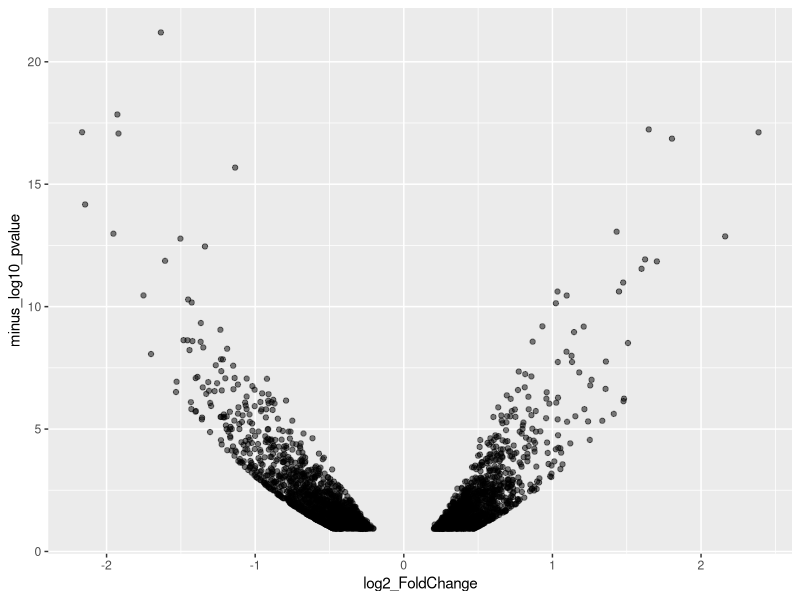
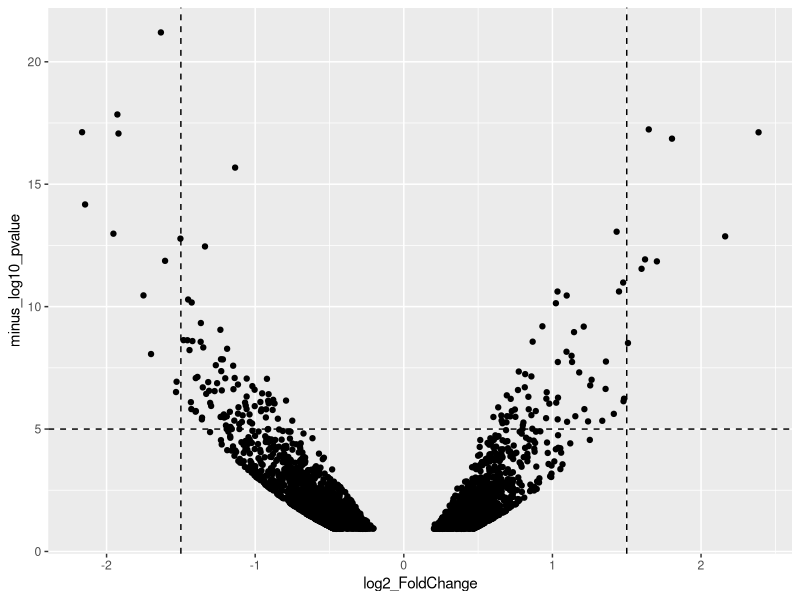
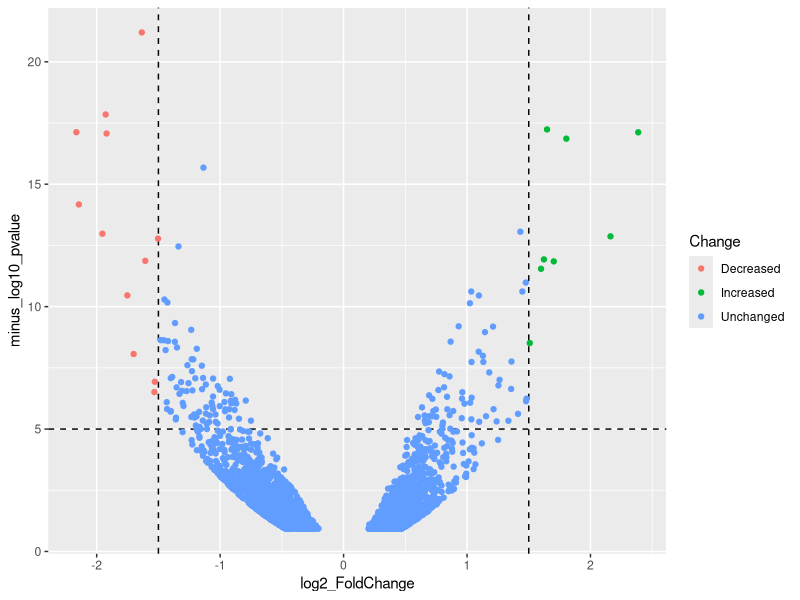
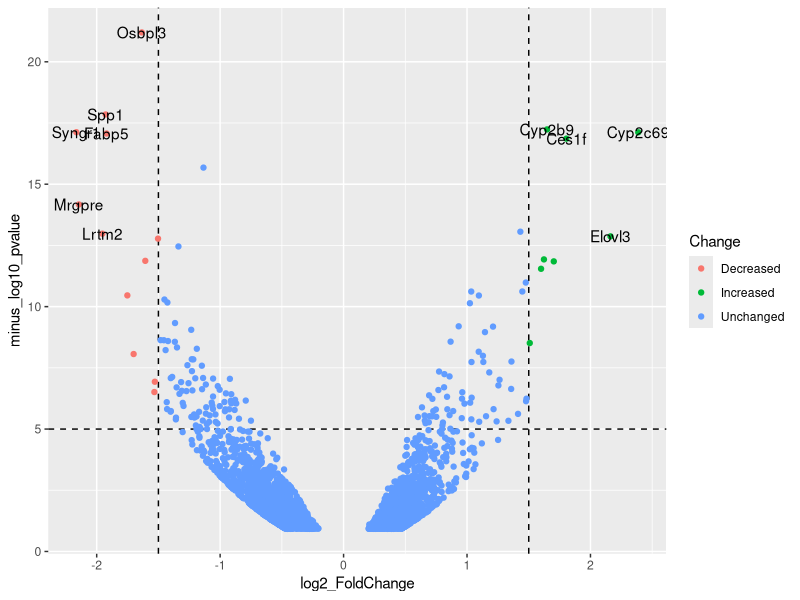
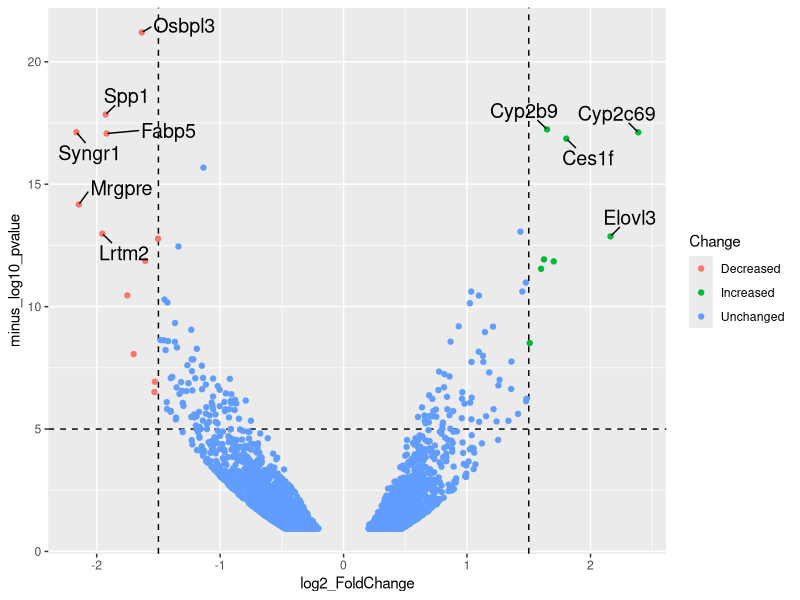
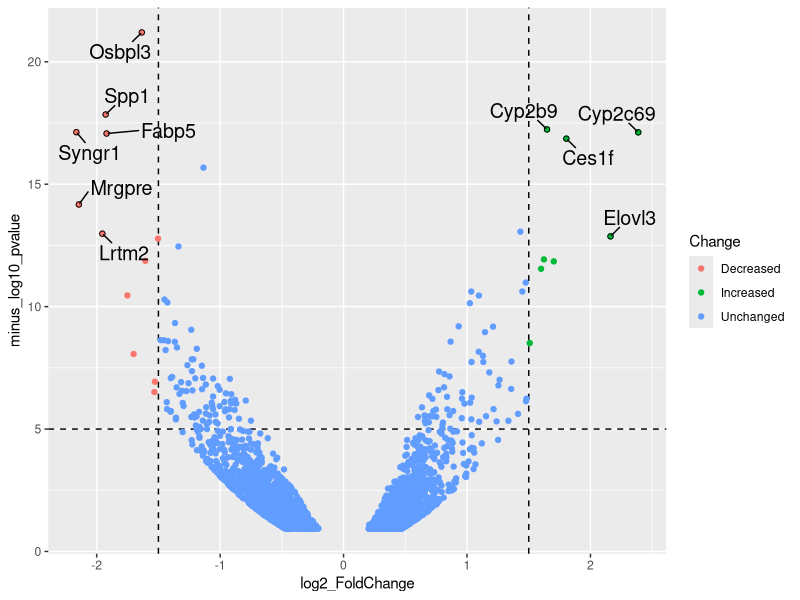
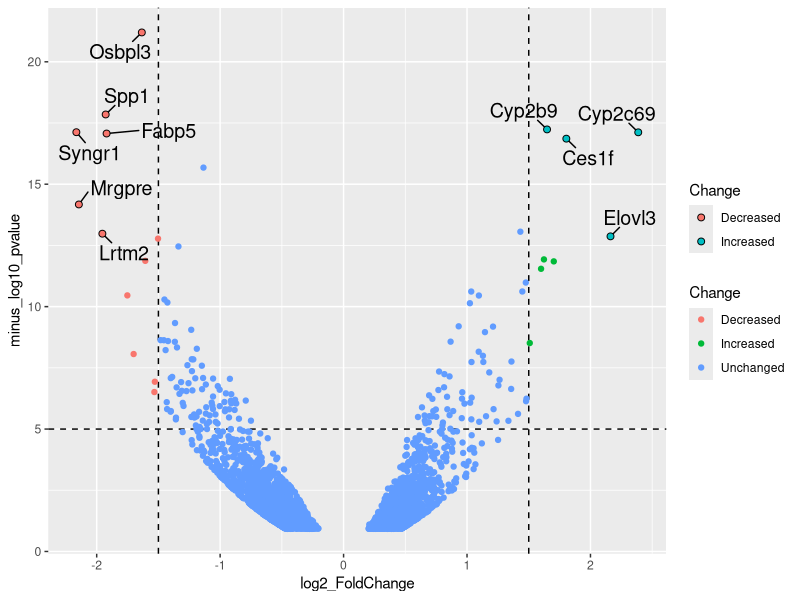
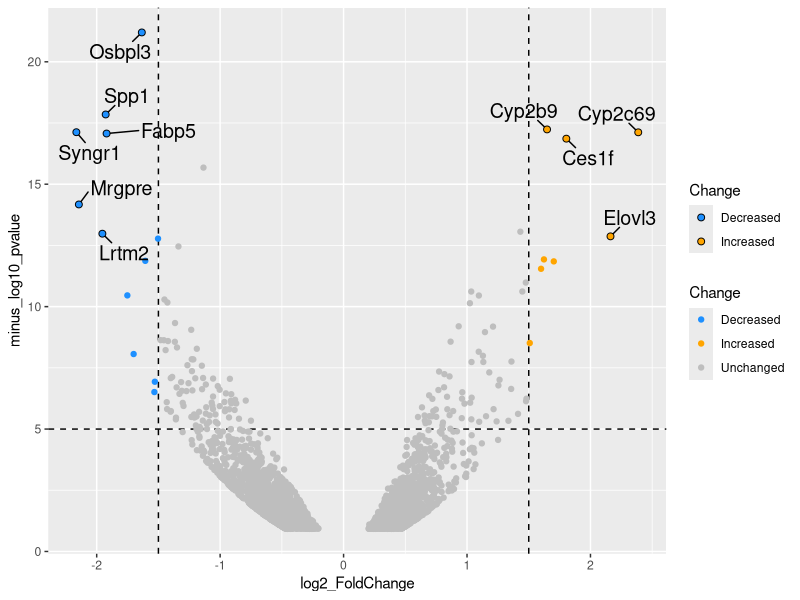

Recreate these plots in R, in order.
## ---- chunk 1
library(tidyverse)
## ---- chunk 2
df_tidy <- read_csv("data/Becares-diffgenes_HFHC.csv")
head(df_tidy)
## ---- chunk 3
ggplot(data = df_tidy, aes(x=log2_FoldChange, y=minus_log10_pvalue)) + geom_point(alpha=0.5)
## ---- chunk 4
ggplot(data = df_tidy, aes(x=log2_FoldChange, y=minus_log10_pvalue)) + geom_point() +
  geom_vline(xintercept = c(-1.5,1.5), linetype="dashed") +
  geom_hline(yintercept = 5, linetype="dashed")
## ---- chunk 5
df_tidy <- df_tidy %>% mutate(
  Change = case_when(
    `log2_FoldChange` > 1.5 & `minus_log10_pvalue` > 5 ~ "Increased",
    `log2_FoldChange` < -1.5 & `minus_log10_pvalue` > 5 ~ "Decreased",
    TRUE ~ "Unchanged"
    )
  )

head(df_tidy)
## ---- chunk 6
p <- ggplot(data = df_tidy, aes(x=log2_FoldChange, y=minus_log10_pvalue)) + 
  geom_vline(xintercept = c(-1.5,1.5), linetype="dashed") +
  geom_hline(yintercept = 5, linetype="dashed")
p <- p + geom_point(aes(color = Change))
p
## ---- chunk 7
df_top <- df_tidy %>%
  filter(Change != 'Unchanged') %>%
  mutate(distance = minus_log10_pvalue + abs(log2_FoldChange)) %>%
  top_n(10,distance)
## ---- chunk 8
p + geom_text(
    data = df_top,
    aes(label = Gene)
    )
## ---- chunk 9
library(ggrepel)
p <- p + geom_text_repel(
    data = df_top,
    aes(label = Gene),
    size=5, # increase font size
    min.segment.length = 0, # draw all line segments
    box.padding = 0.5# give some space for drawing the lines
    
    )
p
## ---- chunk 10
p + geom_point(data = df_top, aes(x=log2_FoldChange, y=minus_log10_pvalue), shape=21, color='black')
## ---- chunk 11
p <- p + geom_point(data = df_top, aes(x=log2_FoldChange, y=minus_log10_pvalue, fill=Change), shape=21, color='black', size=2)
p
## ---- chunk 12
newColors <- c("dodgerblue", "orange", "grey")

p <- p + scale_color_manual(values = newColors) + scale_fill_manual(values = newColors)
p
## ---- chunk 13
p <-
  p + labs(
    title = "Differentially expressed genes",
    x = expression('Fold Change ('*Log[2]*')'),
    y = expression('Significance ('*-Log[10]*')'),
    caption = "@joachimgoedhart\n(based on data from Becares et al, DOI: 10.1016/j.celrep.2018.12.094)",
    tag = "Protocol 14"
  )
## ---- chunk 14
p <- p +
  theme_light(base_size = 16) +
  theme(plot.caption = element_text(color = "grey80", hjust = 1)) +
  theme(panel.grid = element_blank()) +
  theme(legend.position="none")
## ---- chunk 15
p <- p + xlim(-3,3)
p
## ---- chunk 16
png(file=paste0("Protocol_14.png"), width = 4000, height = 3000, units = "px", res = 400)
 p
dev.off()
